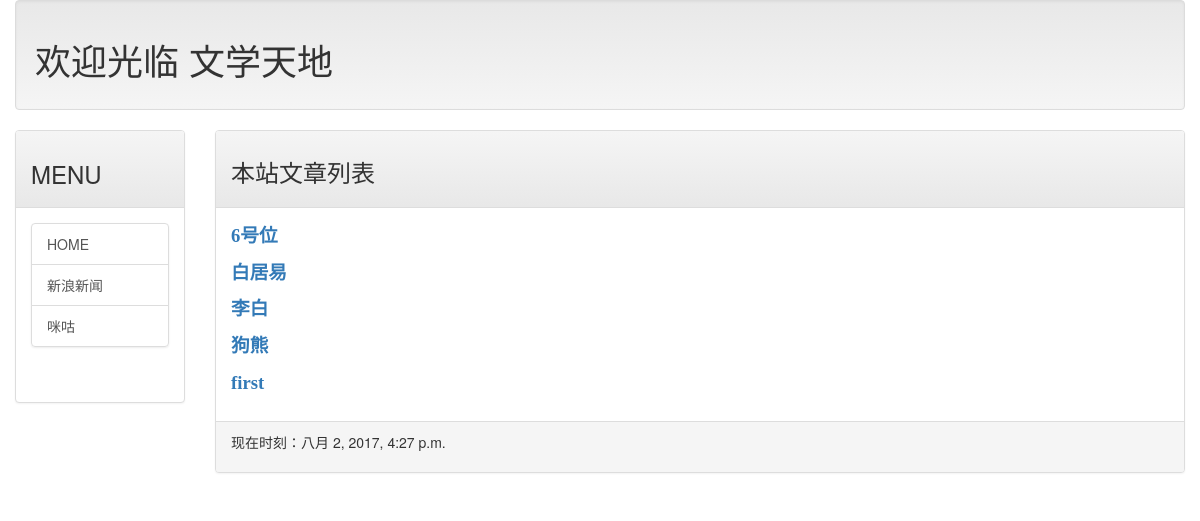
Before: / with the older database file.
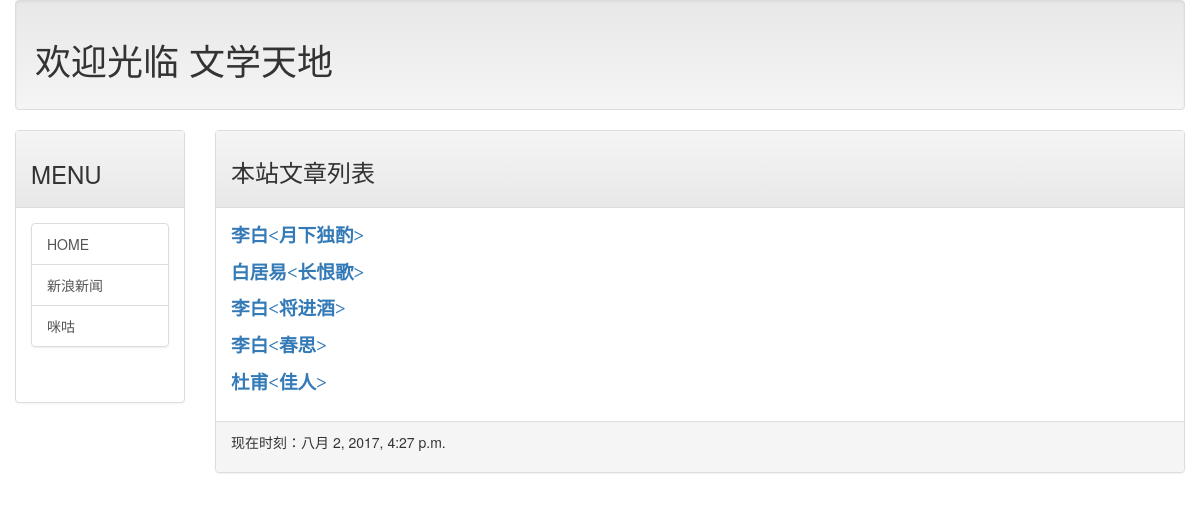
After: the same page with the newer database file.
### rango/models.py (models this page shows, shortened)
class Post(models.Model):
	title = models.CharField(max_length=200)
	slug = models.CharField(max_length=200)
	body = models.TextField()
	pub_date = models.DateTimeField(default=timezone.now)
	class Meta:
		ordering = ('-pub_date',)

### rango/views.py (the view)
# urls.py: url(r'^$', homepage),
def homepage(request):
	template = get_template('index.html')
	posts = Post.objects.all()
	now = datetime.now()
	html = template.render(locals())
	return HttpResponse(html)

### templates/index.html (shortened to what this page needs)
{% extends 'base.html' %}
{% block headmessage%}
	<h3 style='font-family:楷体;'>本站文章列表</a>
{% endblock %}
{% block content %}
	{% for post in posts %}
		<p style='font-family:微软雅黑;font-size:14pt;font-weight:bold;'>
	        <a href='/post/{{post.slug}}'>	{{ post.title}}</a>
		</p>
	{% endfor %}
{% endblock %}

### templates/base.html (shortened to what this page needs)
<!DOCTYPE html>
<html>
<head>
<link rel="stylesheet" href="https://maxcdn.bootstrapcdn.com/bootstrap/3.3.7/css/bootstrap.min.css">
<link rel="stylesheet" href="https://maxcdn.bootstrapcdn.com/bootstrap/3.3.7/css/bootstrap-theme.min.css">
</head>
<body>
   <div class='container-fluid'>
	{% include 'header.html' %}
	<div class='row'>
		<div class='col-sm-2 col-md-2'>
			<div class='panel panel-default'>
				<div class='panel-heading'>
					<h3>
						MENU
					</h3>
				</div>
				<div class='panel-body'>
					<div class='list-group'>
						<a href='/' class='list-group-item'>HOME</a>
						<a href='http://www.sina.com.cn' class='list-group-item'>新浪新闻</a>
						<a href='http://www.migu.cn' class='list-group-item'>咪咕</a>
					</div>
				</div>
			</div>
		</div>
		<div class='col-sm-10 col-md-10'>
			<div class='panel panel-default'>
				<div class='panel-heading'>
					{% block headmessage%} {% endblock %}
				</div>
				<div class='panel-body'>
					{% block content%} {% endblock %}
				</div>
				<div class='panel-footer'>
					{% include 'footer.html' %}
				</div>
			</div>
   		</div>
	</div>
    </div>
</body>
</html>

### templates/header.html
<div class='well'>
	<h1 style="style='font-family:微软雅黑;">欢迎光临 文学天地</h1>
</div>

### templates/footer.html
{% block footer %}
	{% if now %}
	<p style='style='font-family:微软雅黑;'>现在时刻：{{ now }}</p>
	{% else %}
	<p style='style='font-family:微软雅黑;'>本文内容取自网络，如有侵权请来信通知下架...</p>
	{% endif %}
{% endblock %}

Changed rows visible on the page:
changed Post: title "6号位" → "李白<月下独酌>"
changed Post: title "白居易" → "白居易<长恨歌>"
changed Post: title "李白" → "李白<将进酒>"
changed Post (number 4 of 5 on the later page): title "狗熊" → "李白<春思>"
changed Post (number 5 of 5 on the later page): title "first" → "杜甫<佳人>"
